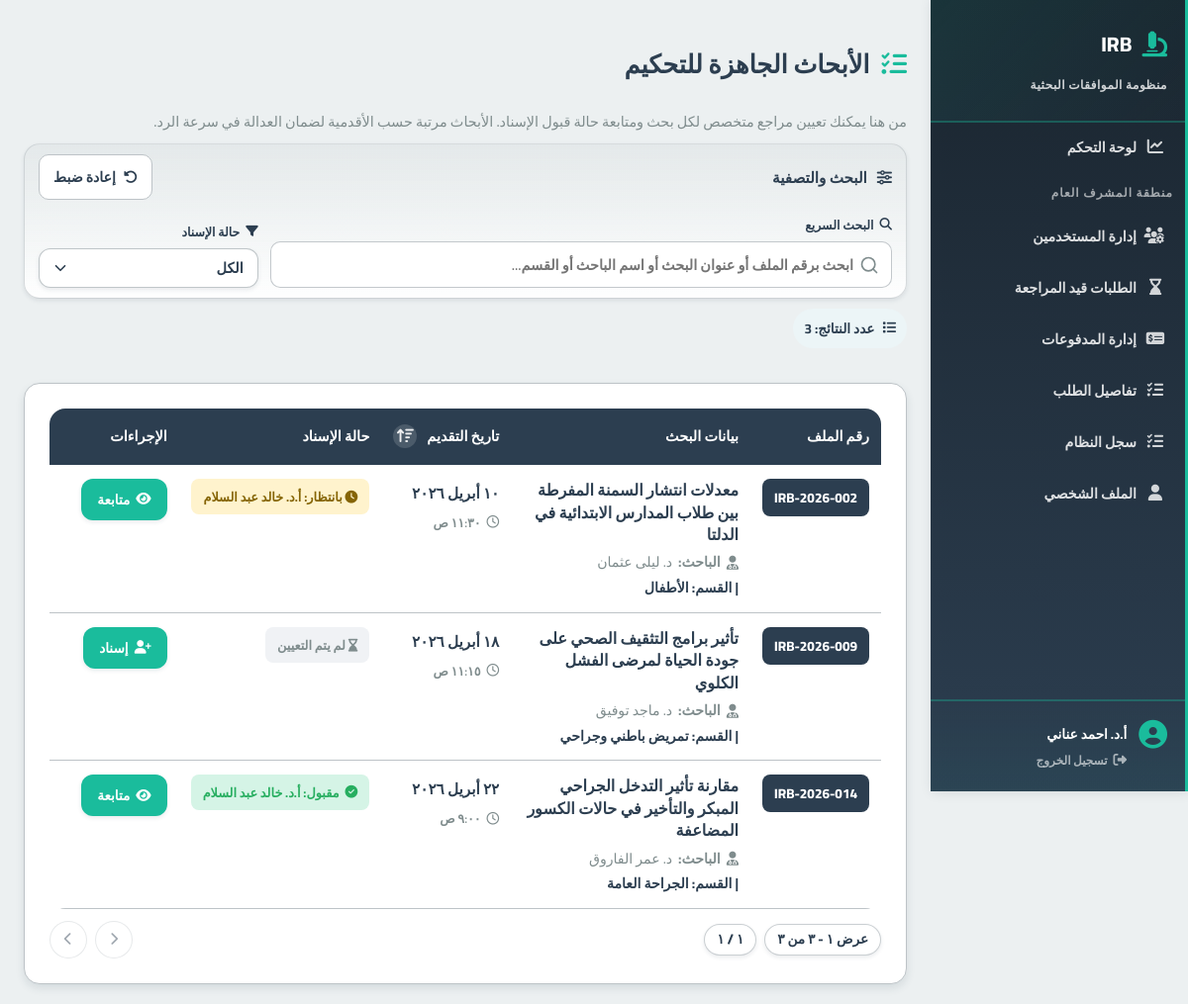
The page /features/reviewer/assign_reviewers.php (signed in) on the database its author committed.
### tables this page shows
CREATE TABLE applications (
    id INT AUTO_INCREMENT PRIMARY KEY,
    student_id INT,
    serial_number VARCHAR(50) UNIQUE,
    title TEXT,
    principal_investigator VARCHAR(255),
    co_investigators JSON,
    current_stage ENUM(
        'pending_admin', 'awaiting_initial_payment', 'awaiting_sample_calc',
        'awaiting_sample_payment', 'under_review','approved_by_reviewer','approved', 'rejected'
    ) DEFAULT 'pending_admin',
    is_blinded BOOLEAN DEFAULT TRUE,
    created_at TIMESTAMP DEFAULT CURRENT_TIMESTAMP,
    updated_at TIMESTAMP DEFAULT CURRENT_TIMESTAMP ON UPDATE CURRENT_TIMESTAMP,
    FOREIGN KEY (student_id) REFERENCES users(id) ON DELETE CASCADE,
    INDEX(student_id),
    INDEX(current_stage)
);

CREATE TABLE users (
    id INT AUTO_INCREMENT PRIMARY KEY,
    role ENUM('student','admin','sample_officer','reviewer','manager','super_admin') NOT NULL,
    full_name VARCHAR(255),
    email VARCHAR(255) UNIQUE,
    password_hash VARCHAR(255),
    national_id VARCHAR(20),
    phone_number VARCHAR(20),
    faculty VARCHAR(150),
    department VARCHAR(150),
    id_front_url VARCHAR(255),
    id_back_url VARCHAR(255),
    is_active BOOLEAN DEFAULT FALSE,
    created_at TIMESTAMP DEFAULT CURRENT_TIMESTAMP
);

### classes/Database.php (called while the page is built, shortened)
<?php
class Database
{
    public function __construct()
    {
        $env = require __DIR__ . '/../includes/env.php';
        $this->host = $env['DB_HOST'];
        $this->user = $env['DB_USER'];
        $this->pass = $env['DB_PASS'];
        $this->db = $env['DB_NAME'];
        $this->port = $env['DB_PORT'];
        $this->conn = new mysqli($this->host, $this->user, $this->pass, $this->db, $this->port);
    }
}
?>

### classes/Reviews.php (called while the page is built, shortened)
<?php
require_once __DIR__ . '/Database.php';
class Reviews {
    private $db;
    public function __construct() {
        $database = new Database();
        $this->db = $database->conn;
    }
    public function getApplicationsUnderReview() {
        $sql = "SELECT a.id, a.serial_number, a.title, a.principal_investigator, u.department, a.created_at
                FROM applications a
                JOIN users u ON a.student_id = u.id
                WHERE a.current_stage = 'under_review'
                ORDER BY a.created_at ASC";
        $result = $this->db->query($sql);
        $applications = [];
        if ($result && $result->num_rows > 0) {
            while ($row = $result->fetch_assoc()) {
                $applications[] = $row;
            }
        }
        return $applications;
    }
    public function getActiveAssignment($application_id) {
        $sql = "SELECT r.*, u.full_name
                FROM reviews r
                JOIN users u ON r.reviewer_id = u.id
                WHERE r.application_id = ?
                AND r.assignment_status IN ('awaiting_acceptance', 'accepted')
                LIMIT 1";
        $stmt = $this->db->prepare($sql);
        $stmt->bind_param("i", $application_id);
        $stmt->execute();
        $result = $stmt->get_result();
        return ($result && $result->num_rows > 0) ? $result->fetch_assoc() : null;
    }
}
?>

### includes/irb_helpers.php (called while the page is built, shortened)
<?php
if (!function_exists('irb_convert_to_arabic_digits')) {
    function irb_convert_to_arabic_digits($value)
    {
        return strtr((string) $value, [
            '0' => '٠',
            '1' => '١',
            '2' => '٢',
            '3' => '٣',
            '4' => '٤',
            '5' => '٥',
            '6' => '٦',
            '7' => '٧',
            '8' => '٨',
            '9' => '٩',
        ]);
    }
}
if (!function_exists('irb_format_arabic_date')) {
    function irb_format_arabic_date($dateValue)
    {
        try {
            $date = new DateTime($dateValue);
            $arabicMonths = [
                1 => 'يناير',
                2 => 'فبراير',
                3 => 'مارس',
                4 => 'أبريل',
                5 => 'مايو',
                6 => 'يونيو',
                7 => 'يوليو',
                8 => 'أغسطس',
                9 => 'سبتمبر',
                10 => 'أكتوبر',
                11 => 'نوفمبر',
                12 => 'ديسمبر',
            ];
            $day = irb_convert_to_arabic_digits($date->format('j'));
            $month = $arabicMonths[(int) $date->format('n')];
            $year = irb_convert_to_arabic_digits($date->format('Y'));
            return $day . ' ' . $month . ' ' . $year;
        } catch (Exception $exception) {
            return (string) $dateValue;
        }
    }
}
if (!function_exists('irb_format_arabic_time')) {
    function irb_format_arabic_time($dateValue)
    {
        try {
            $date = new DateTime($dateValue);
            $time = irb_convert_to_arabic_digits($date->format('g:i'));
            $period = $date->format('A') === 'AM' ? 'ص' : 'م';
            return $time . ' ' . $period;
        } catch (Exception $exception) {
            return '';
        }
    }
}

### features/reviewer/assign_reviewers.php (the view, shortened to what this page needs)
<?php
require_once __DIR__ . '/../../classes/Reviews.php';
require_once __DIR__ . '/../../includes/irb_helpers.php';
require_once __DIR__ . '/../../includes/pagination.php';
$reviewsObj = new Reviews();
$applications = $reviewsObj->getApplicationsUnderReview();
?>
<!DOCTYPE html>
<html lang="ar" dir="rtl">
<head>
    <link rel="stylesheet" href="https://cdnjs.cloudflare.com/ajax/libs/font-awesome/6.4.0/css/all.min.css">
    <link rel="stylesheet" href="/irb-digital-system/includes/style.css">
    <link rel="stylesheet" href="/irb-digital-system/assets/css/global.css">
    <link rel="stylesheet" href="/irb-digital-system/assets/css/irb-select.css">
    <link rel="stylesheet" href="/irb-digital-system/assets/css/irb-pagination.css">
</head>
<body>
    <?php include __DIR__ . '/../../includes/sidebar.php'; ?>
    <div class="content">
        <h2 class="page-title">
            <i class="fa-solid fa-list-check"></i>
            الأبحاث الجاهزة للتحكيم
        </h2>
        <p class="page-subtitle">
            من هنا يمكنك تعيين مراجع متخصص لكل بحث ومتابعة حالة قبول الإسناد. الأبحاث مرتبة حسب الأقدمية لضمان العدالة في سرعة الرد.
        </p>
        <div class="toolbar-card">
            <div class="toolbar-meta" style="grid-column: 1 / -1;">
                <div>
                    <h3 class="toolbar-title">
                        <i class="fa-solid fa-sliders"></i>
                        البحث والتصفية
                    </h3>
                </div>
                <button type="button" id="resetFilters" class="btn-reset">
                    <i class="fa-solid fa-rotate-left"></i>
                    إعادة ضبط
                </button>
            </div>
            <div class="filter-group">
                <label class="filter-label" for="searchApplications">
                    <i class="fa-solid fa-magnifying-glass"></i>
                    البحث السريع
                </label>
                <input type="text" id="searchApplications" class="search-input" placeholder="ابحث برقم الملف أو عنوان البحث أو اسم الباحث أو القسم...">
            </div>
            <div class="filter-group">
                <label class="filter-label" for="statusFilter">
                    <i class="fa-solid fa-filter"></i>
                    حالة الإسناد
                </label>
                <select id="statusFilter" class="filter-select irb-select irb-select--compact">
                    <option value="all">الكل</option>
                </select>
            </div>
        </div>
        <div class="results-bar">
            <div class="results-chip">
                <i class="fa-solid fa-list"></i>
                <span>عدد النتائج: <strong id="resultsCount"><?= count($applications) ?></strong></span>
            </div>
        </div>
        <div class="data-card">
            <div class="table-wrap">
                <table class="data-table">
                    <thead>
                        <tr>
                            <th width="12%">رقم الملف</th>
                            <th width="37%">بيانات البحث</th>
                            <th width="15%" class="sortable-header">
                                <button type="button" id="dateSortHeader" class="sortable-button" aria-label="ترتيب حسب تاريخ التقديم">
                                    <span>تاريخ التقديم</span>
                                    <span class="sort-direction" id="dateSortIcon"><i class="fa-solid fa-arrow-up-wide-short"></i></span>
                                </button>
                            </th>
                            <th width="16%">حالة الإسناد</th>
                            <th width="20%">الإجراءات</th>
                        </tr>
                    </thead>
                    <tbody id="applicationsTableBody">
                        <?php if (empty($applications)): ?>
                            <tr>
                                <td colspan="5">
                                    <div class="empty-state">
                                        <i class="fa-solid fa-inbox"></i>
                                        <p style="font-weight: 700; font-size: 1.05rem;">لا توجد أبحاث قيد المراجعة</p>
                                        <p style="font-size: 0.9rem;">جميع الأبحاث إما قيد الانتظار أو تم الانتهاء من مراجعتها</p>
                                    </div>
                                </td>
                            </tr>
                        <?php else: ?>
                            <?php foreach ($applications as $app):
                                $active = $reviewsObj->getActiveAssignment($app['id']);
                                $statusKey = $active ? $active['assignment_status'] : 'pending';
                                $searchBlob = strtolower(trim($app['serial_number'] . ' ' . $app['title'] . ' ' . $app['principal_investigator'] . ' ' . ($app['department'] ?? '') . ' ' . irb_format_arabic_date($app['created_at'])));
                                $applicationDate = irb_format_arabic_date($app['created_at']);
                                $applicationTime = irb_format_arabic_time($app['created_at']);
                            ?>
                                <tr
                                    data-search="<?= htmlspecialchars($searchBlob, ENT_QUOTES, 'UTF-8') ?>"
                                    data-status="<?= $statusKey ?>"
                                    data-date="<?= htmlspecialchars($app['created_at']) ?>"
                                >
                                    <td>
                                        <span class="badge-serial"><?= htmlspecialchars($app['serial_number']) ?></span>
                                    </td>
                                    <td>
                                        <div class="app-title">
                                            <?= htmlspecialchars($app['title']) ?>
                                        </div>
                                        <div class="app-investigator">
                                            <i class="fa-solid fa-user-doctor"></i>
                                            <strong>الباحث:</strong>
                                            <?= htmlspecialchars($app['principal_investigator']) ?>
                                            <?php if (!empty($app['department'])): ?>
                                                <span class="app-department">| القسم: <?= htmlspecialchars($app['department']) ?></span>
                                            <?php endif; ?>
                                        </div>
                                    </td>
                                    <td>
                                        <div class="date-cell">
                                            <span class="date-main"><?= htmlspecialchars($applicationDate) ?></span>
                                            <small class="date-time">
                                                <i class="fa-regular fa-clock"></i>
                                                <?= htmlspecialchars($applicationTime) ?>
                                            </small>
                                        </div>
                                    </td>
                                    <td>
                                        <?php if(!$active): ?>
                                            <span class="status-badge pending">
                                                <i class="fa-solid fa-hourglass-end"></i>
                                                لم يتم التعيين
                                            </span>
                                        <?php elseif($active['assignment_status'] == 'awaiting_acceptance'): ?>
                                            <span class="status-badge awaiting_acceptance">
                                                <i class="fa-solid fa-clock"></i>
                                                بانتظار: <?= htmlspecialchars($active['full_name']) ?>
                                            </span>
                                        <?php else: ?>
                                            <span class="status-badge accepted">
                                                <i class="fa-solid fa-check-circle"></i>
                                                مقبول: <?= htmlspecialchars($active['full_name']) ?>
                                            </span>
                                        <?php endif; ?>
                                    </td>
                                    <td>
                                        <a href="assign_form.php?application_id=<?= $app['id'] ?>" class="btn-action">
                                            <i class="fa-solid <?= $active ? 'fa-eye' : 'fa-user-plus' ?>"></i>
                                            <?= $active ? 'متابعة' : 'إسناد' ?>
                                        </a>
                                    </td>
                                </tr>
                            <?php endforeach; ?>
                        <?php endif; ?>
                    </tbody>
                </table>
            </div>
        </div>
    </div>
</body>
</html>

### includes/style.css (style rules this page uses)
:root { --primary: var(--primary-base); --surface: var(--bg-surface); --background: var(--bg-page); --text-dark: var(--text-main); --text-light: var(--text-muted); --border: var(--border-light); }
* { box-sizing: border-box; }
body { margin: 0; font-family: 'Cairo', sans-serif; background-color: var(--background); color: var(--text-dark); }

### assets/css/global.css (style rules this page uses)
:root { --primary-light: #ecf5f7; --primary-base: #2c3e50; --primary-dark: #1a252f; --accent-light: #d5f4f1; --accent-base: #1abc9c; --accent-dark: #16a085; --success-light: #d5f4e6; --success-base: #27ae60; --warning-light: #fdebd0; --warning-base: #f39c12; --alert-light: #fadbd8; --alert-base: #e74c3c; --bg-page: #ecf0f1; --bg-surface: #ffffff; --text-main: #2c3e50; --text-muted: #7f8c8d; --border-light: #bdc3c7; --border-dark: #95a5a6; --status-approved-bg: #d5f4e6; --status-approved-text: #27ae60; --status-pending-bg: #fdebd0; --status-pending-text: #d68910; --status-rejected-bg: #fadbd8; --status-rejected-text: #c0392b; --radius-sm: 8px; --radius-md: 12px; --radius-lg: 16px; --shadow-sm: 0 2px 4px rgba(44, 62, 80, 0.1); --shadow-md: 0 4px 8px rgba(44, 62, 80, 0.12); --shadow-lg: 0 8px 16px rgba(44, 62, 80, 0.15); --transition-smooth: 0.3s ease; --shadow-lg: 0 10px 15px -3px rgba(15, 23, 42, 0.08), 0 4px 6px -4px rgba(15, 23, 42, 0.04); --shadow-glow: 0 0 15px rgba(6, 182, 212, 0.3); }

### assets/css/irb-select.css (style rules this page uses)
.irb-select { width: 100%; appearance: none; -webkit-appearance: none; -moz-appearance: none; border: 1.5px solid rgba(189, 195, 199, 0.95); border-radius: 14px; background-color: #ffffff; background-repeat: no-repeat; background-position: left 12px center; color: var(--text-main); font-family: inherit; font-size: 0.95rem; font-weight: 700; line-height: 1.3; padding: 12px 16px 12px 42px; box-shadow: var(--shadow-sm); transition: all var(--transition-smooth); cursor: pointer; }
.irb-select option { color: var(--text-main); background: #ffffff; font-weight: 600; }
.irb-select option:checked, .irb-select option[selected] { background: var(--accent-light); color: var(--primary-base); }
.irb-select--compact { font-size: 0.9rem; padding: 10px 14px 10px 38px; border-radius: 12px; }

### rows shown on the page
applications: serial_number "IRB-2026-002", title "معدلات انتشار السمنة المفرطة بين طلاب المدارس الابتدائية في الدلتا", principal_investigator "د. ليلى عثمان", student.department "الأطفال", created_at "١٠ أبريل ٢٠٢٦", created_at "١١:٣٠ ص", users.full_name "أ.د. خالد عبد السلام", shows "متابعة"
applications: serial_number "IRB-2026-009", title "تأثير برامج التثقيف الصحي على جودة الحياة لمرضى الفشل الكلوي", principal_investigator "د. ماجد توفيق", student.department "تمريض باطني وجراحي", created_at "١٨ أبريل ٢٠٢٦", created_at "١١:١٥ ص", shows "لم يتم التعيين", shows "إسناد"
applications: serial_number "IRB-2026-014", title "مقارنة تأثير التدخل الجراحي المبكر والتأخير في حالات الكسور المضاعفة", principal_investigator "د. عمر الفاروق", student.department "الجراحة العامة", created_at "٢٢ أبريل ٢٠٢٦", created_at "٩:٠٠ ص", users.full_name "أ.د. خالد عبد السلام", shows "متابعة"

### other values the page prints
mb_substr($_SESSION['full_name'], 0, 20, 'UTF-8') "أ.د. احمد عناني"
count($applications) "3"
